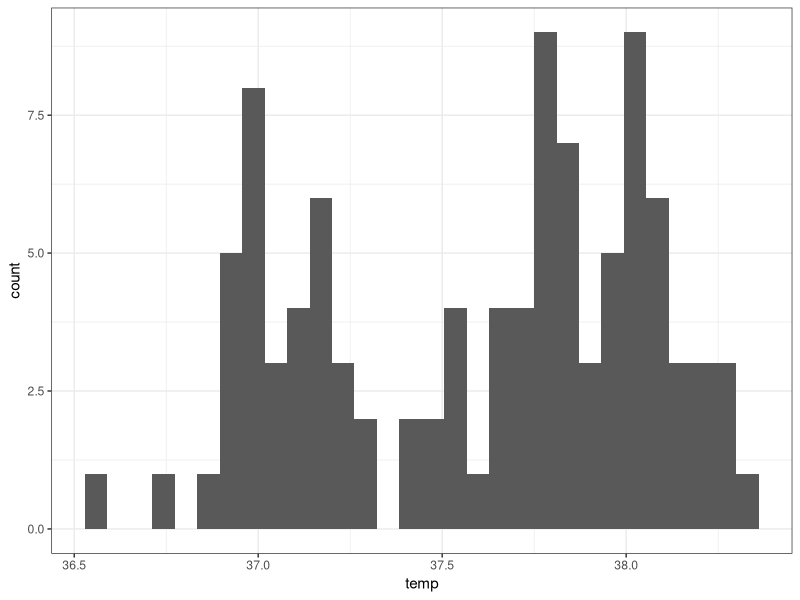
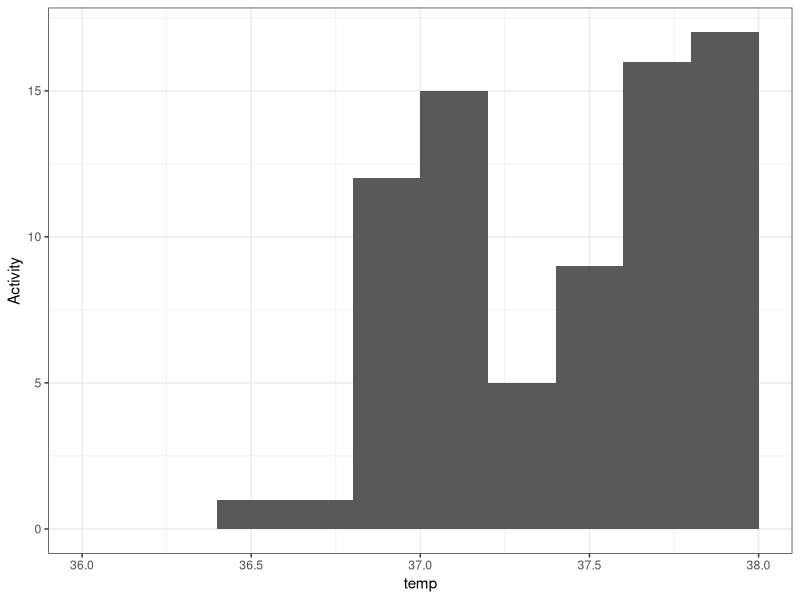
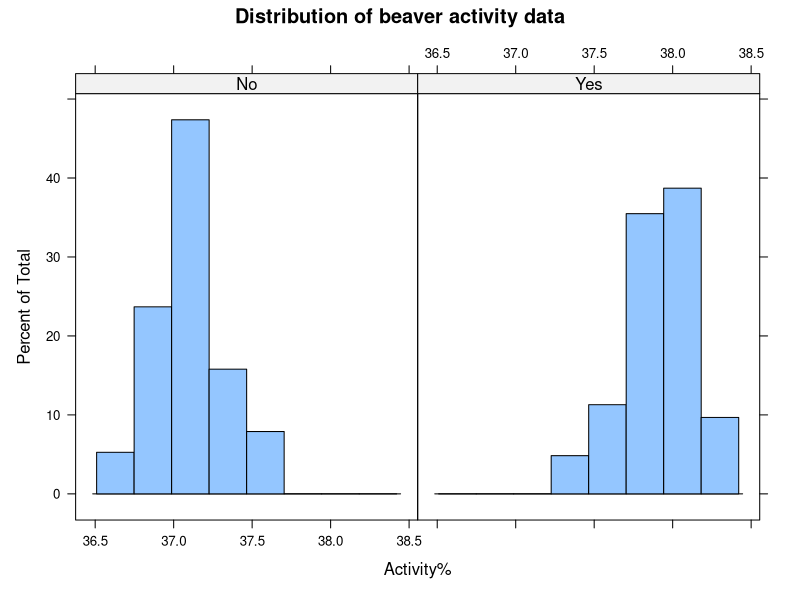
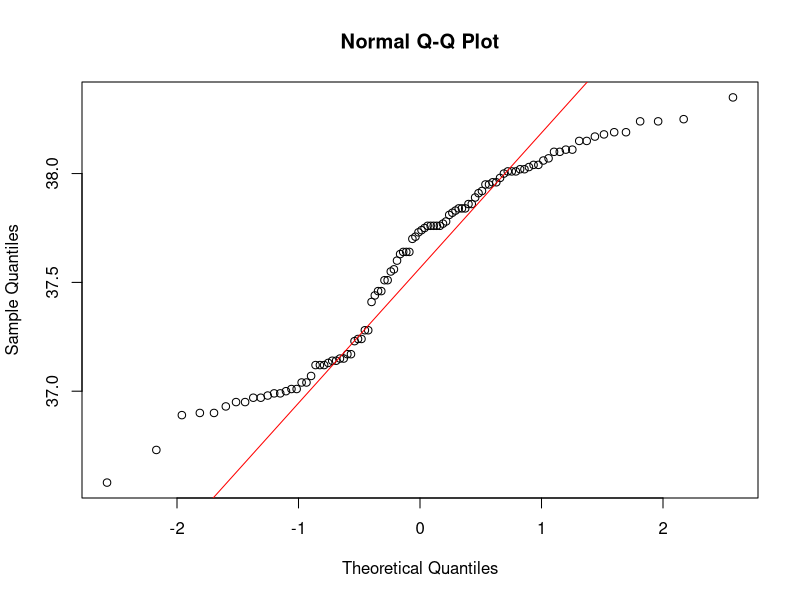
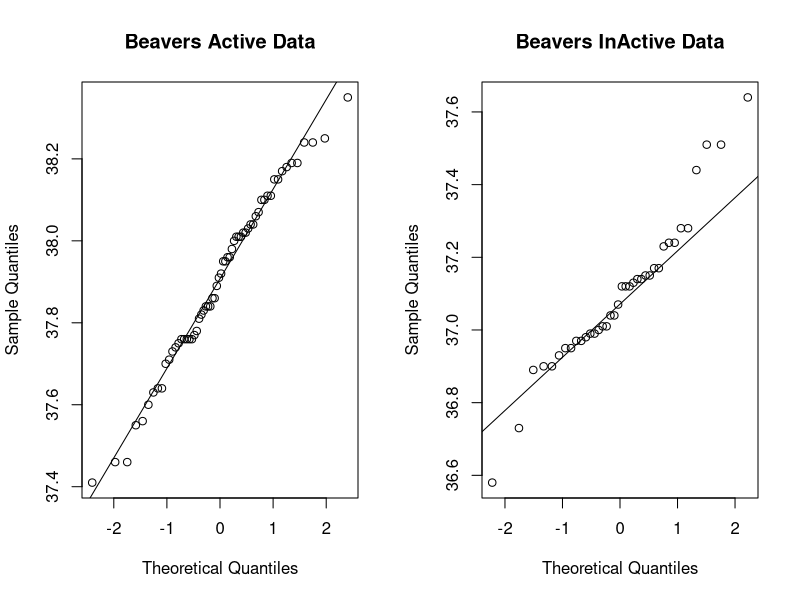
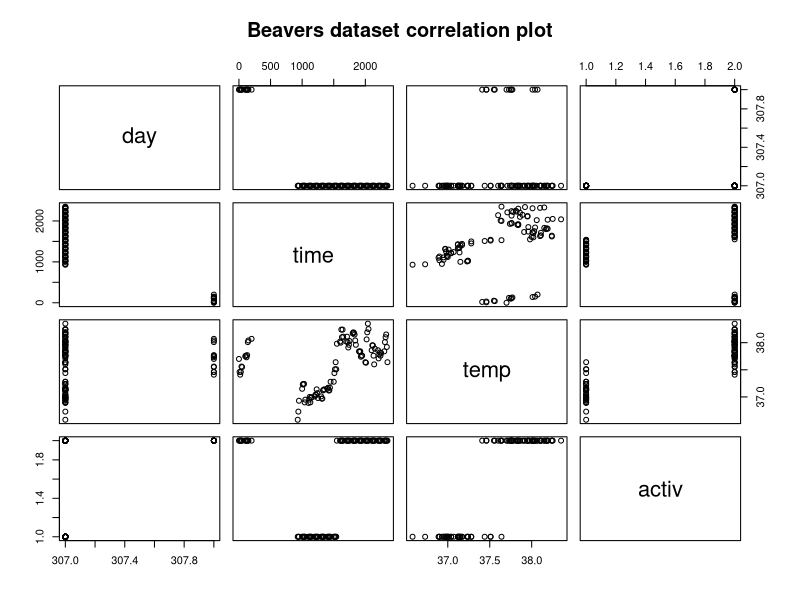
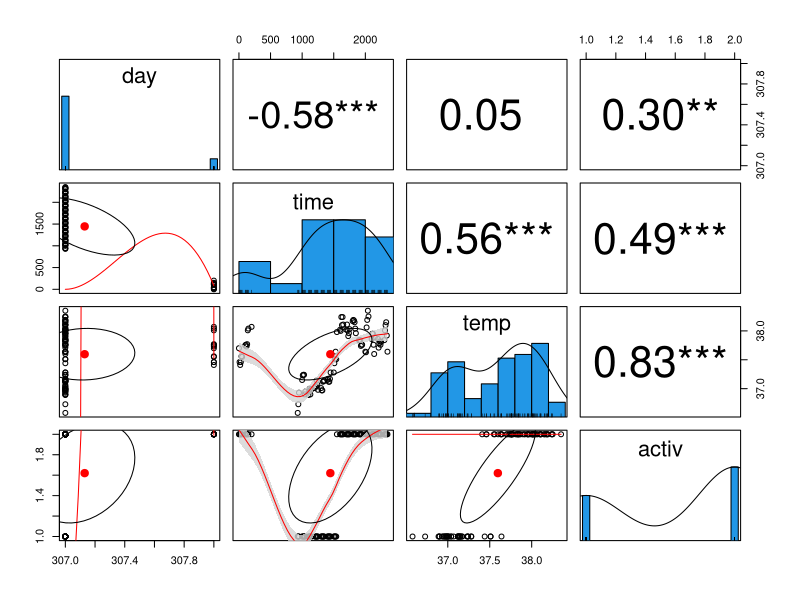

The R source for these figures, in order:
?beavers
str(beaver2)
View(beaver2)
is.factor(beaver2)
#H0:Body temperature is not affected by activity-Null hypo
#H1:Body temperature is affected by activity-Alternate hypo
beavers_data<-beaver2
beavers_data
beavers_data$activ<-factor(beavers_data$activ,labels=c("No","Yes"))
is.factor(beavers_data$activ)
str(beavers_data)
#independent variable->active(we can control activ but not temp)dependent variable=temp
#install.packages("ggplot2")
library(ggplot2)
windows(16,10)
ggplot(beavers_data,aes(x=temp))+geom_histogram()+theme_bw()
ggplot(beavers_data,aes(x=temp))+
  geom_histogram(breaks=seq(36,38,.2))+
  theme_bw()+
  labs(x="temp",y="Activity")+
  scale_y_continuous(breaks=seq(0,60,5))
#another method to plot histogram
#install.packages("lattice")
library(lattice)
windows(20,10)
attach(beavers_data)
histogram(~temp | activ,
          data=beavers_data,
          main="Distribution of beaver activity data",
          xlab="Activity%")
detach(beavers_data)
attach(beavers_data)
windows(20,10)
qqnorm(temp)
qqline(temp,col="red")

opar<-par(no.readonly = TRUE)
windows(20,10)
par(mfrow=c(1,2))

with(beavers_data,{
  qqnorm(temp[activ=="Yes"],
         main="Beavers Active Data")
  qqline(temp[activ=="Yes"])
})
with(beavers_data,{
  qqnorm(temp[activ=="No"],
         main="Beavers InActive Data")
  qqline(temp[activ=="No"])
})

normality_test<-shapiro.test(beavers_data$temp)
normality_test
#p value is less than .05.so The data is not normally distributed
wilcox.test(temp~activ)
wilcox.test(beavers_data$temp~beavers_data$activ)
install.packages("psych")
library(psych)
windows(16,10)
pairs(beavers_data,labels = colnames(beavers_data),main="Beavers dataset correlation plot")
windows(16,10)
pairs.panels(beavers_data,
             smooth=TRUE,
             scale=FALSE,
             density=TRUE,
             ellipses=TRUE,
             method="spearman",
             pch=21,
             lm=FALSE,
             cor=TRUE,
             jiggle=FALSE,
             factor=2,
             hist.col=4,
             stars=TRUE,
             ci=TRUE)
